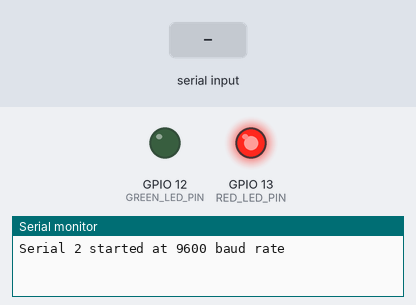
This program was run on a simulated ESP32. On the bench: output pins drawn as LEDs (lit = HIGH), the last lines printed to the serial monitor. Inputs (shaded band) come from the test bench.

Above: at 2.8 s.
2.9 s: "1" received over the second serial link
At 3.7 s:
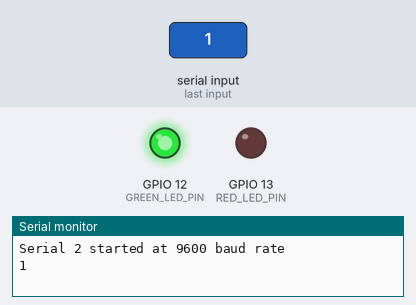
Timing chart, 0 to 5.9 s (numbered marks = the images above; inputs shaded):
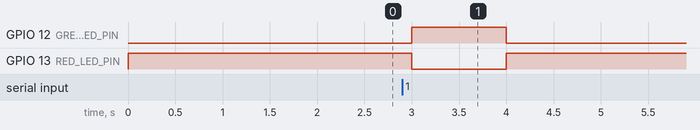

Measured:
- after the input at 2.9 s, GPIO 12 (GREEN_LED_PIN): LOW → HIGH after 0.10 s, → LOW 1.0 s later; GPIO 13 (RED_LED_PIN): HIGH → LOW after 0.10 s, → HIGH 1.0 s later

The program:

main.cpp
```cpp
#include <Arduino.h>

#define RED_LED_PIN 13
#define GREEN_LED_PIN 12
#define RXD2 16
#define TXD2 17
#define GPS_BAUD 9600

HardwareSerial gpsSerial(2);

void setup() {
  Serial.begin(9600);
  pinMode(RED_LED_PIN, OUTPUT);
  pinMode(GREEN_LED_PIN, OUTPUT);
  gpsSerial.begin(GPS_BAUD, SERIAL_8N1, RXD2, TXD2);
  Serial.println("Serial 2 started at 9600 baud rate");
}

void loop() {
  digitalWrite(RED_LED_PIN, HIGH);
  while (gpsSerial.available() > 0) {
    char gpsData = gpsSerial.read();
    Serial.print(gpsData);
    digitalWrite(RED_LED_PIN, LOW);
    digitalWrite(GREEN_LED_PIN, HIGH);
  }
  delay(1000);
  digitalWrite(GREEN_LED_PIN, LOW);
}
```
